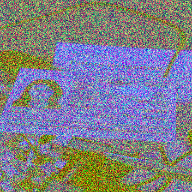
#> input picture data/infer_test_images/GICSD_11_1_33.png, 192 x 192 px, given in place of GICSD_1_4_133.png, which was not available
$ jupyter execute --allow-errors a_data_exploration.ipynb   (Python 2 division)   (older library calls are emulated)   (text cells are left out)
#> lines starting #> are read from the running program, lines starting #| are printed output that depends on the picture; pictures that were not available may be replaced by others from this repository, and a replacement may not be noted
[cell 1]
import pandas as pd

[cell 2]
base_image_dir = '../data/'
csv_dir = base_image_dir+'gicsd_labels.csv'
#> (the rest of this cell did not finish here and is left out)

#> (a cell that did not finish here is left out)

#> (a cell that did not finish here is left out)

[cell 5]
# Check the missing values
dct_feat_nansnum = {}
#> (the rest of this cell did not finish here and is left out)

#> (a cell that did not finish here is left out)

#> (a cell that did not finish here is left out)

#> (a cell that did not finish here is left out)

[cell 9]
import numpy as np
import cv2
from matplotlib import pyplot as plt
import glob

[cell 10]
dataset_path = '../data/images/'
img_name = 'GICSD_1_4_133.png' #'GICSD_2_2_73.png'#'GICSD_1_4_133.png' #'GICSD_9_5_153.png'

[cell 11]
img = cv2.imread(dataset_path+img_name)
#> img is the input picture: shape (192, 192, 3); mean B, G, R 138.2, 126.9, 126.8
print(f'Denoising: {dataset_path+img_name}')

[cell 12]
dst_light = cv2.fastNlMeansDenoisingColored(img,None,13,13,7,21)
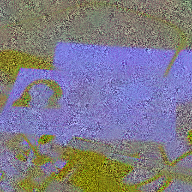
#> dst_light: shape (192, 192, 3); mean B, G, R 138.4, 123.6, 126.8
dst_heavy = cv2.fastNlMeansDenoisingColored(img,None,21,21,7,21)
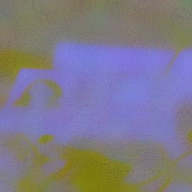
#> dst_heavy: shape (192, 192, 3); mean B, G, R 137.3, 122, 126.7

[cell 13]
plt.subplot(131),plt.imshow(img)
plt.title('Original Image')
plt.subplot(132),plt.imshow(dst_light)
plt.title('NLmean light')
plt.subplot(133),plt.imshow(dst_heavy)
plt.title('NLmean heavy')
plt.show()
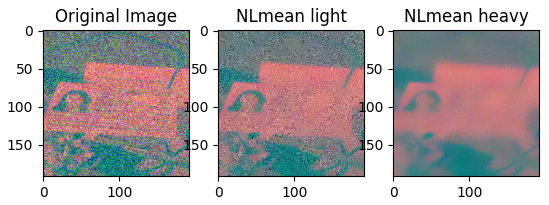
#> figure drawn by matplotlib, 3 panels; B, G, R data is drawn as R, G, B

[cell 14]
gray_dst_heavy = cv2.cvtColor(dst_heavy,cv2.COLOR_RGB2GRAY)
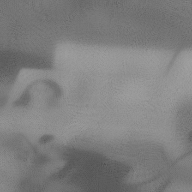
#> gray_dst_heavy: shape (192, 192); min 80, max 161, mean 127.1
plt.subplot(121),plt.imshow(gray_dst_heavy, cmap='gray')
plt.title('NLmean heavy gray')
plt.show()

[cell 15]
print(type(gray_dst_heavy))
#| <class 'numpy.ndarray'>
print(gray_dst_heavy.shape)
#| (192, 192)

[cell 16]
list_imgs = glob.glob(dataset_path+'GICSD_1_*.png')
list_imgs.sort()
idx_denoise=7
#> (the rest of this cell did not finish here and is left out)

[cell 17]
l_img=[]
l_img = [cv2.imread(img_path) for img_path in list_imgs]
list_imgs

#> (a cell that did not finish here is left out)

#> (a cell that did not finish here is left out)

#> (a cell that did not finish here is left out)

[cell 21]
dataset_path = '../data/images/'
img_name = 'GICSD_1_4_133.png' #'GICSD_2_2_73.png'#'GICSD_1_4_133.png' #'GICSD_9_5_153.png' 'GICSD_6_9_273'
img = cv2.imread(dataset_path+img_name)
# 1st approach, median in color
img_medianclr = cv2.medianBlur(img, 17)
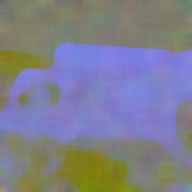
#> img_medianclr: shape (192, 192, 3); mean B, G, R 142, 126.8, 126.6
img_medianclr_gray = cv2.cvtColor(img_medianclr, cv2.COLOR_RGB2GRAY)
# 2st approach, median in gray
img_gray = cv2.cvtColor(img, cv2.COLOR_RGB2GRAY)
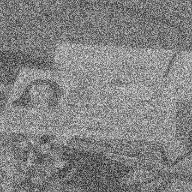
#> img_gray: shape (192, 192); min 21, max 229, mean 130.3
img_gray_median = cv2.medianBlur(img_gray, 17)

[cell 22]
plt.subplot(231),plt.imshow(img)
plt.title('Original Image')
plt.subplot(232),plt.imshow(img_medianclr)
plt.title('Colored Median')
plt.subplot(233),plt.imshow(img_medianclr_gray, cmap='gray')
plt.title('Gray')

plt.subplot(234),plt.imshow(img)
plt.title('Original Image')
plt.subplot(235),plt.imshow(img_gray, cmap='gray')
plt.title('Gray')
plt.subplot(236),plt.imshow(img_gray_median, cmap='gray')
plt.title('Gray Median')

plt.show()
#> figure, not shown here; B, G, R data is drawn as R, G, B

$ run again, on data/infer_test_images/full_visibility.png
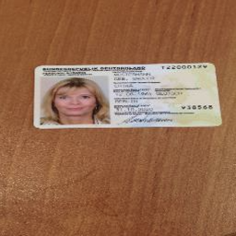
#> input picture data/infer_test_images/full_visibility.png, 236 x 236 px, given in place of GICSD_1_4_133.png, which was not available
#> img is the input picture: shape (236, 236, 3); mean B, G, R 78.1, 106.3, 150.2
#> `plt.show()`:
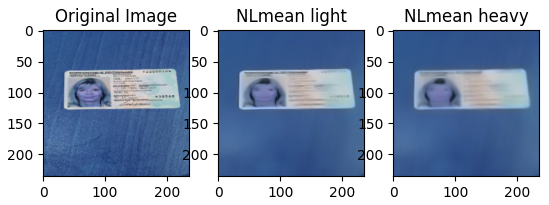
#> figure drawn by matplotlib, 3 panels; B, G, R data is drawn as R, G, B
#| <class 'numpy.ndarray'>
#| (236, 236)
#> `img_gray = cv2.cvtColor(img, cv2.COLOR_RGB2GRAY)`:
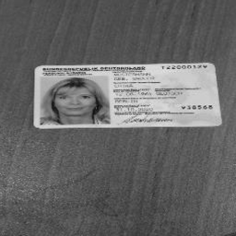
#> img_gray: shape (236, 236); min 13, max 228, mean 102.9

$ run again, on data/infer_test_images/no_visibility.png
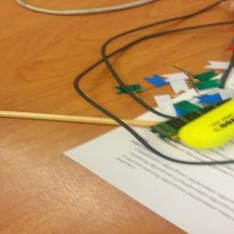
#> input picture data/infer_test_images/no_visibility.png, 234 x 234 px, given in place of GICSD_1_4_133.png, which was not available
#> img is the input picture: shape (234, 234, 3); mean B, G, R 92.6, 144.7, 186.5
#> `plt.show()`:
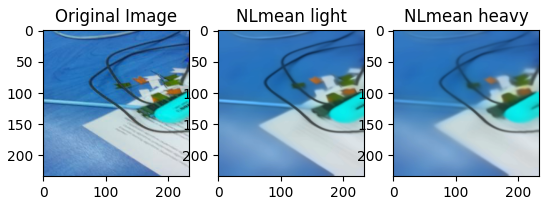
#> figure drawn by matplotlib, 3 panels; B, G, R data is drawn as R, G, B
#| <class 'numpy.ndarray'>
#| (234, 234)
#> `img_gray = cv2.cvtColor(img, cv2.COLOR_RGB2GRAY)`:
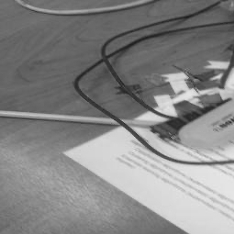
#> img_gray: shape (234, 234); min 31, max 233, mean 133.9
